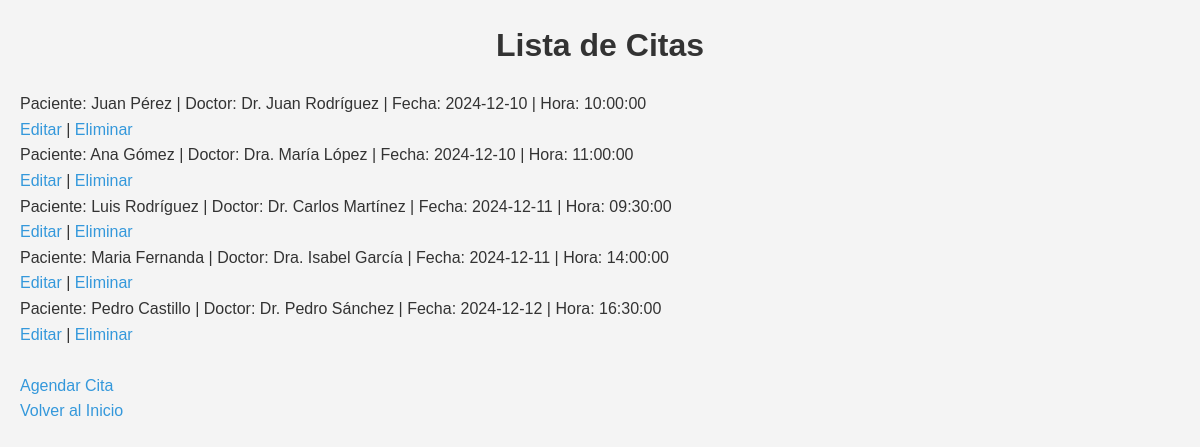
Screenshot of /index.php?action=citas (signed in) with the database file from the repository.
### tables this page shows
CREATE TABLE `citas` (
  `id` int(11) NOT NULL,
  `paciente_id` int(11) DEFAULT NULL,
  `doctor_id` int(11) DEFAULT NULL,
  `fecha` date NOT NULL,
  `hora` time NOT NULL
);

CREATE TABLE `pacientes` (
  `id` int(11) NOT NULL,
  `nombre` varchar(255) NOT NULL,
  `email` varchar(255) NOT NULL,
  `telefono` varchar(15) NOT NULL,
  `password` varchar(255) NOT NULL,
  `activo` tinyint(1) DEFAULT 1
);

CREATE TABLE `doctores` (
  `id` int(11) NOT NULL,
  `nombre` varchar(255) NOT NULL,
  `especialidad_id` int(11) DEFAULT NULL,
  `activo` tinyint(1) DEFAULT 1
);

### app/Controllers/CitaController.php (the view, shortened to what this page needs)
<?php
class CitaController {
    private $pdo;
    public function __construct($pdo) {
        $this->pdo = $pdo;
    }
    public function listarCitas() {
        $stmt = $this->pdo->query("SELECT * FROM citas");
        $citas = $stmt->fetchAll(PDO::FETCH_ASSOC);
        echo "<h1>Lista de Citas</h1>";
        foreach ($citas as $cita) {
            $stmtPaciente = $this->pdo->prepare("SELECT nombre FROM pacientes WHERE id = :id");
            $stmtPaciente->bindParam(':id', $cita['paciente_id']);
            $stmtPaciente->execute();
            $paciente = $stmtPaciente->fetch(PDO::FETCH_ASSOC);
            $stmtDoctor = $this->pdo->prepare("SELECT nombre FROM doctores WHERE id = :id");
            $stmtDoctor->bindParam(':id', $cita['doctor_id']);
            $stmtDoctor->execute();
            $doctor = $stmtDoctor->fetch(PDO::FETCH_ASSOC);
            echo "<p>Paciente: " . $paciente['nombre'] . " | Doctor: " . $doctor['nombre'] . " | Fecha: " . $cita['fecha'] . " | Hora: " . $cita['hora'] . "</p>";
            echo "<a href='?action=editarCita&id=" . $cita['id'] . "'>Editar</a> | ";
            echo "<a href='?action=eliminarCita&id=" . $cita['id'] . "'>Eliminar</a><br>";
        }
        echo '<br><a href="?action=agendarCitaForm">Agendar Cita</a>';
        echo '<br><a href="?action=inicio">Volver al Inicio</a>';
    }
}
?>

### index.php (shortened to what this page needs)
<?php
require_once __DIR__ . '/config/database.php';
require_once __DIR__ . '/app/Controllers/CitaController.php';
$pdo = Database::getConnection();
$citaController = new CitaController($pdo);
$action = isset($_GET['action']) ? $_GET['action'] : 'inicio';
switch ($action) {
    case 'citas':
        $citaController->listarCitas();
        break;
}
?>
<!DOCTYPE html>
<html lang="es">
<head>
    <link rel="stylesheet" href="../ProyectoClinica/public/css/styles.css">
</head>

### public/css/styles.css (style rules this page uses)
* { margin: 0; padding: 0; box-sizing: border-box; }
h1 { color: #333; text-align: center; margin-bottom: 20px; font-size: 2rem; }
a { text-decoration: none; color: #3498db; font-size: 1rem; transition: color 0.3s ease; }

### rows the page displays
citas: paciente.nombre "Juan Pérez", doctor.nombre "Dr. Juan Rodríguez", fecha "2024-12-10", hora "10:00:00"
citas: paciente.nombre "Ana Gómez", doctor.nombre "Dra. María López", fecha "2024-12-10", hora "11:00:00"
citas: paciente.nombre "Luis Rodríguez", doctor.nombre "Dr. Carlos Martínez", fecha "2024-12-11", hora "09:30:00"
citas: paciente.nombre "Maria Fernanda", doctor.nombre "Dra. Isabel García", fecha "2024-12-11", hora "14:00:00"
citas: paciente.nombre "Pedro Castillo", doctor.nombre "Dr. Pedro Sánchez", fecha "2024-12-12", hora "16:30:00"
